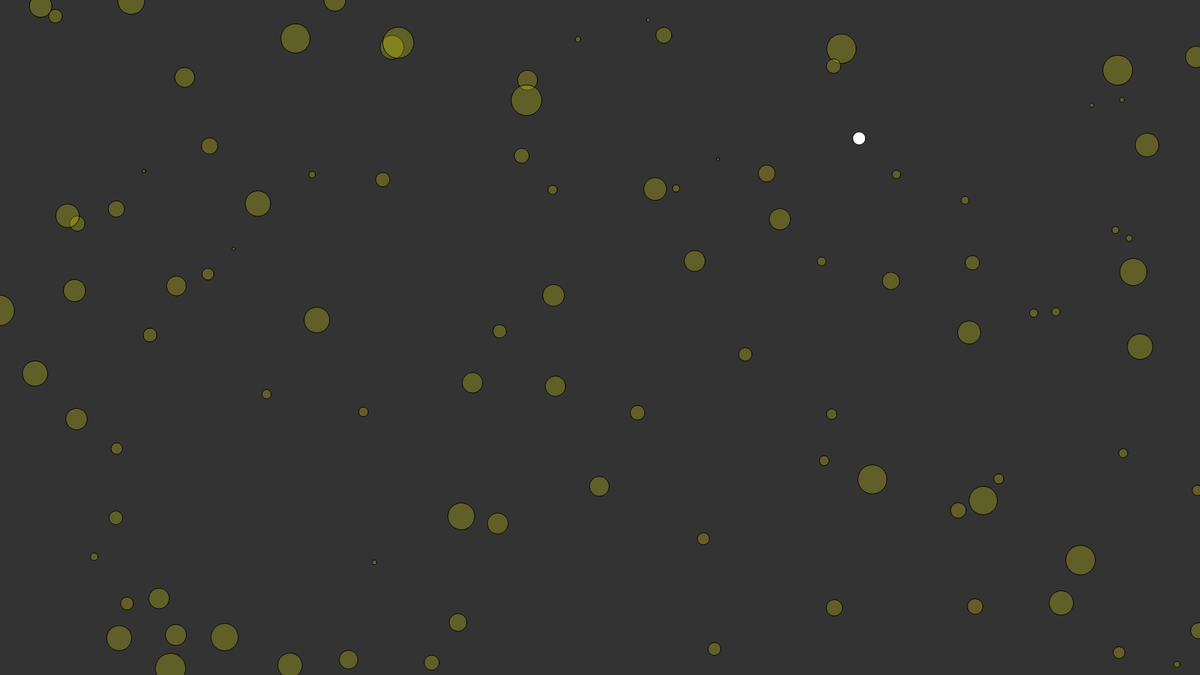
Frame 1 (no input)
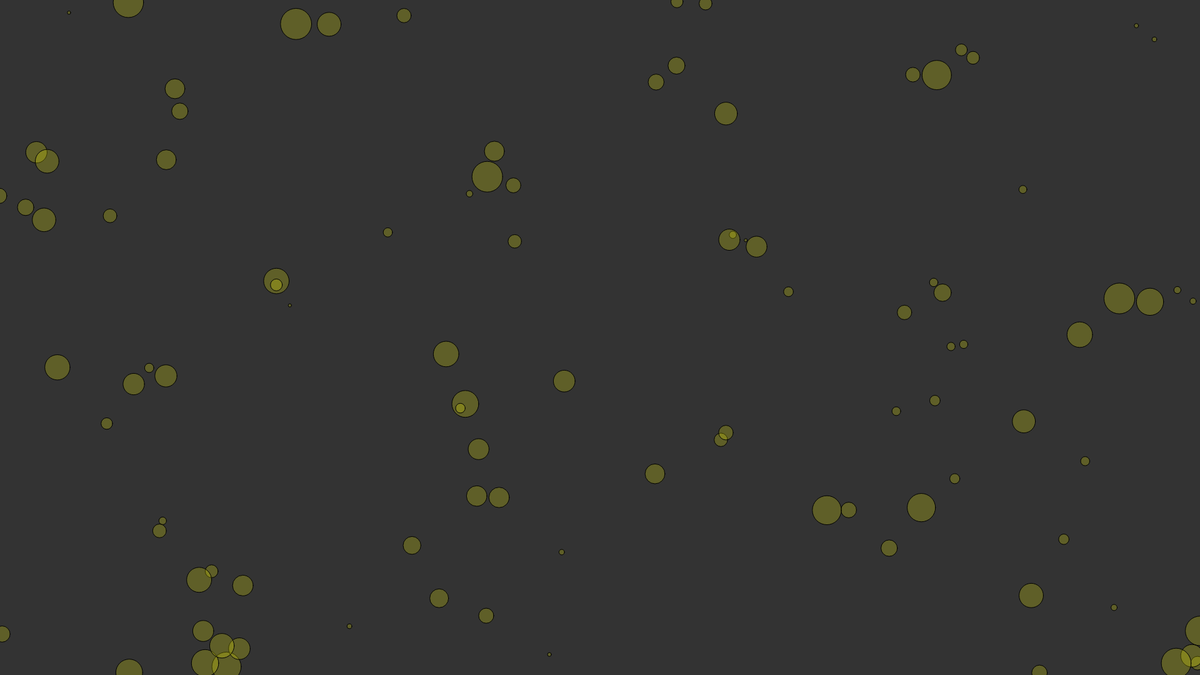
Frame 60 (no input)
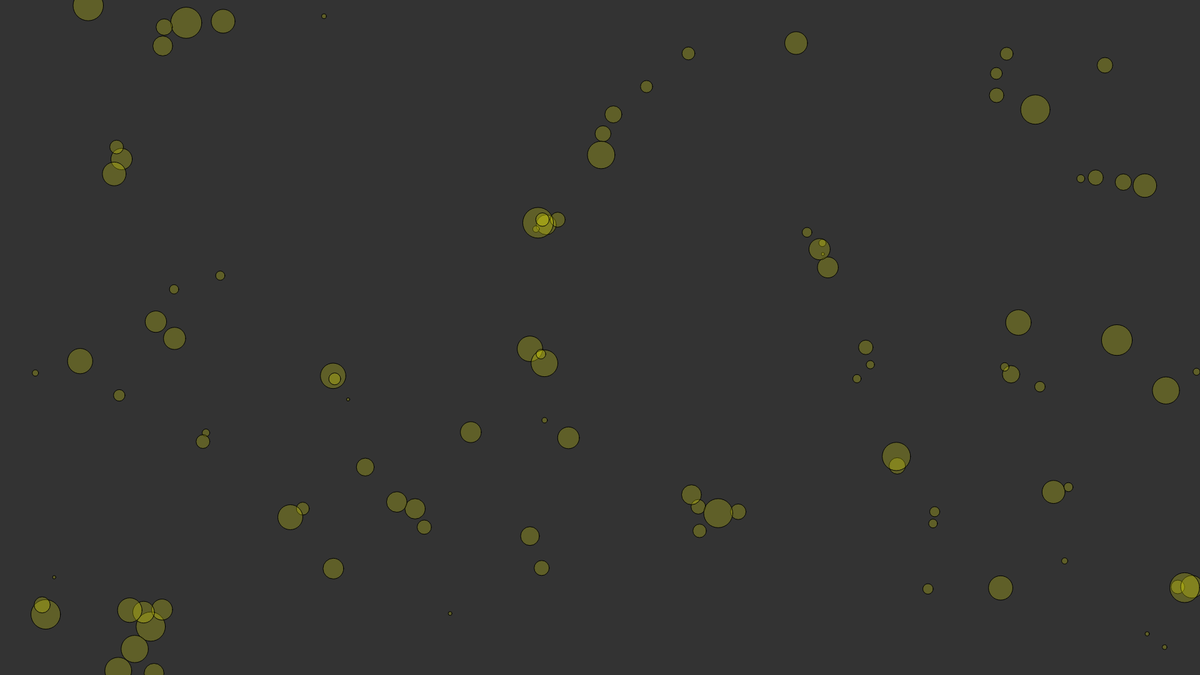
Frame 120 (the mouse pressed at the canvas centre since frame 60)

The p5.js sketch that drew these frames (run headless with seeded random() and noise() and a simulated clock; from frame 60 on, the mouse is pressed at the canvas centre):

// p5.js sketch
// ── sketch.js
const flock = [];
var numberOfBoids = 100;
var counter = 0;

function setup() {
    createCanvas(1920, 1080);
    for(let i = 0; i < numberOfBoids; i++){
        flock.push(new Boid());
    }
}

function draw() {
    background(51);
  
    for(let boid of flock)
    {
        boid.boundaries();
        boid.compute(flock);
        boid.draw();
    }

    counter++;
    if(counter >= 100)
    {
        counter = 0;
        flock.slice(0, 1);
        flock.push(new Boid());
    }
}
// ── Boid.js
class Boid
{
    constructor()
    {
        this.position = createVector(random(width), random(height));
        this.velocity = p5.Vector.random2D();
        this.velocity.setMag(random(0.5, 5));
        this.acceleration = createVector();
        this.mass = random(1, 10);
        this.maxForce = 0.1;
        this.maxSpeed = 3;
    }

    boundaries()
    {
        if(this.position.x > width)
            this.position.x = 0;
        else if(this.position.x < 0)
            this.position.x = width
        if(this.position.y > height)
            this.position.y = 0;
        else if(this.position.y < 0)
            this.position.y = height
    }

    allignment(flock)
    {
        let sight = 50;
        let desiredVel = createVector();
        let counter = 0;
        for(let other of flock)
        {
            let distance = dist(this.position.x, this.position.y, other.position.x, other.position.y);
            if(other != this && distance < sight){
                desiredVel.add(other.velocity);
                counter++;
            }
        }
        if(counter > 0){
            desiredVel.div(counter);
            desiredVel.setMag(this.maxSpeed);
            desiredVel.sub(this.velocity);
            desiredVel.limit(this.maxForce);
        }
        return desiredVel;
    }

    cohesion(flock)
    {
        let sight = 50;
        let desiredVel = createVector();
        let counter = 0;
        for(let other of flock)
        {
            let distance = dist(this.position.x, this.position.y, other.position.x, other.position.y);
            if(other != this && distance < sight){
                desiredVel.add(other.position);
                counter++;
            }
        }
        if(counter > 0){
            desiredVel.div(counter);
            desiredVel.sub(this.position);
            desiredVel.setMag(this.maxSpeed);
            desiredVel.sub(this.velocity);
            desiredVel.limit(this.maxForce);
        }
        return desiredVel;
    }

    separation(flock)
    {
        let sight = 50;
        let desiredVel = createVector();
        let counter = 0;
        for(let other of flock)
        {
            let distance = dist(this.position.x, this.position.y, other.position.x, other.position.y);
            if(other != this && distance < sight){
                let diff = p5.Vector.sub(this.position, other.position);
                diff.div(distance);
                desiredVel.add(diff);
                counter++;
            }
        }
        if(counter > 0){
            desiredVel.div(counter);
            desiredVel.setMag(this.maxSpeed);
            desiredVel.sub(this.velocity);
            desiredVel.limit(this.maxForce);
        }
        return desiredVel;
    }

    compute(flock)
    {
        let align = this.allignment(flock);
        align = align.div(this.mass);
        let cohesion = this.cohesion(flock)
        cohesion = cohesion.div(this.mass);
        let separation = this.separation(flock);
        separation = separation.div(this.mass);

        this.acceleration.add(align);
        this.acceleration.add(cohesion);
        this.acceleration.add(separation);

        //update movement
        this.position.add(this.velocity)
        this.velocity.add(this.acceleration.mult(this.mass));
        this.acceleration.mult(0);
    }

    draw()
    {
        circle(this.position.x, this.position.y, this.mass * 5);
        fill(255, 255, 0, 55);
    }
}
